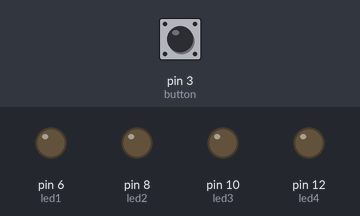
The sketch below on a simulated Arduino Uno, built with avr-gcc and run on an emulated ATmega328P. Parts: output pins drawn as LEDs (lit = HIGH). Inputs (shaded band) come from the test bench; at power-on: pin 3 (button) LOW.

Above: at 1.2 s.
1.3 s: pin 3 (button) pulled HIGH for 0.15 s
At 1.37 s:
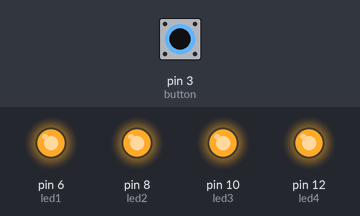
2.9 s: pin 3 (button) pulled HIGH for 3.2 s
At 6.8 s:
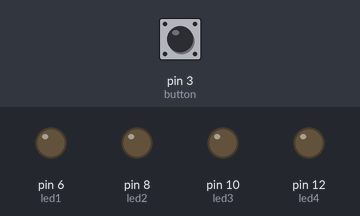
Timing chart, 0 to 8.3 s (numbered marks = the images above; inputs shaded):
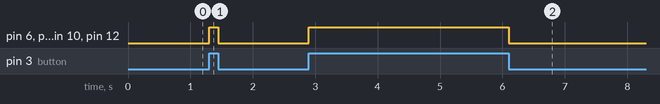

The sketch:

week_02_activity_01_controlling_leds_button.ino
```cpp
// Week 02 - Activity 01 - Exercise 02
// Sequential LED Control activated by a push button
// LEDs on pins 6, 8, 10, and 12 light up in sequence only when the button is pressed.

int led1 = 6;    // LED 1 connected to pin 6
int led2 = 8;    // LED 2 connected to pin 8
int led3 = 10;   // LED 3 connected to pin 10
int led4 = 12;   // LED 4 connected to pin 12
int button = 3;  // Push button connected to pin 3

void setup() {
  // Set LED pins as OUTPUT
  pinMode(led1, OUTPUT);
  pinMode(led2, OUTPUT);
  pinMode(led3, OUTPUT);
  pinMode(led4, OUTPUT);

  // Set button pin as INPUT
  pinMode(button, INPUT);
}

void loop() {
  // Read button state (HIGH when pressed)
  int buttonState = digitalRead(button);

  if (buttonState == HIGH) {
    // Turn LEDs ON in sequence
    digitalWrite(led1, HIGH);
    digitalWrite(led2, HIGH);
    digitalWrite(led3, HIGH);
    digitalWrite(led4, HIGH);
  }
  else {
    // If button not pressed, keep all LEDs OFF
    digitalWrite(led1, LOW);
    digitalWrite(led2, LOW);
    digitalWrite(led3, LOW);
    digitalWrite(led4, LOW);
  }
}
```

Measured:
- after the input at 1.3 s, pin 6 (led1), pin 8 (led2), pin 10 (led3), pin 12 (led4): LOW → HIGH at once, → LOW 0.15 s later
- after the input at 2.9 s, pin 6 (led1), pin 8 (led2), pin 10 (led3), pin 12 (led4): LOW → HIGH at once, → LOW 3.2 s later
